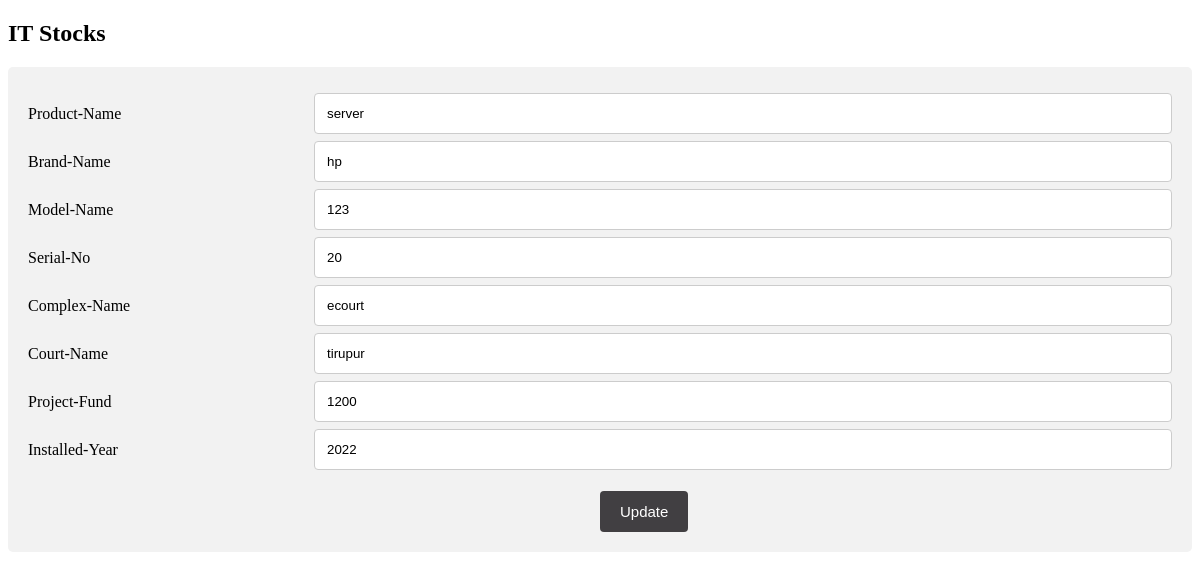
/it_stocks_update.php?IT_Stocks_id=5009, run on the app's committed database.
### tables this page shows
CREATE TABLE `itstocks` (
  `IT_Stocks_id` int(255) NOT NULL,
  `Product_Name` varchar(255) NOT NULL,
  `Brand_Name` varchar(255) NOT NULL,
  `Model_Name` varchar(255) NOT NULL,
  `Serial_No` varchar(255) NOT NULL,
  `Complex_Name` varchar(255) NOT NULL,
  `Court_Name` varchar(255) NOT NULL,
  `Project_Fund` varchar(255) NOT NULL,
  `Installed_Year` varchar(255) NOT NULL,
  `DateOfPurchase` date NOT NULL,
  `expiry` date NOT NULL
);

### it_stocks_update.php (the view, shortened to what this page needs)
<?php
require_once "db.php";
$result = mysqli_query($conn,"SELECT * FROM itstocks WHERE IT_Stocks_id='" . $_GET['IT_Stocks_id'] . "'");
$row= mysqli_fetch_array($result);
?>
<!DOCTYPE html>
<html>
<head>
</head>
<body>
<h2>IT Stocks</h2>
<div class="container">
  <form action="<?php echo htmlspecialchars($_SERVER["PHP_SELF"]); ?>" method="post">
    <div class="row">
      <div class="col-25">
        <label for="Product-Name">Product-Name</label>
      </div>
      <div class="col-75">
        <input type="text" id="Product-Name" name="Product-Name" pattern="[a-zA-Z]+" oninvalid="alert('Enter a valid Product-Name ');" value="<?php echo $row['Product_Name'];?>" required >
      </div>
    </div>
    <div class="row">
      <div class="col-25">
        <label for="Brand-Name">Brand-Name</label>
      </div>
      <div class="col-75">
        <input type="text" id="Brand-Name" name="Brand-Name" pattern="[a-zA-Z]+" oninvalid="alert('Enter a valid Brand-Name name');" value="<?php echo $row['Brand_Name'];?>" required>
      </div>
    </div>
    <div class="row">
      <div class="col-25">
        <label for="Model-Name">Model-Name</label>
      </div>
      <div class="col-75">
        <input type="text" id="Model-Name" name="Model-Name" pattern="[a-zA-Z0-9]+" oninvalid="alert('Enter a valid Model-Name name');" value="<?php echo $row['Model_Name'];?>" required>
      </div>
    </div>
    <div class="row">
      <div class="col-25">
        <label for="Serial-No">Serial-No</label>
      </div>
      <div class="col-75">
        <input type="text" id="Serial-No" name="Serial-No" pattern="[ a-zA-Z0-9 ]*" oninvalid="alert('Enter a valid Serial-No ');" value="<?php echo $row['Serial_No'];?>" required>
      </div>
    </div>
    <div class="row">
      <div class="col-25">
        <label for="Complex-Name">Complex-Name</label>
      </div>
      <div class="col-75">
        <input type="text" id="Complex-Name" name="Complex-Name" pattern="[a-z A-Z [-]a-zA-Z]+" oninvalid="alert('Enter a valid Complex-Name ');" value="<?php echo $row['Complex_Name'];?>" required>
      </div>
    </div>
    <div class="row">
      <div class="col-25">
        <label for="Court-Name">Court-Name</label>
      </div>
      <div class="col-75">
        <input type="text" id="Court-Name" name="Court-Name" pattern="[a-z A-Z]+" oninvalid="alert('Enter a valid Court-Name');" value="<?php echo $row['Court_Name'];?>" required>
      </div>
    </div>
    <div class="row">
      <div class="col-25">
        <label for="Project-Fund">Project-Fund</label>
      </div>
      <div class="col-75">
        <input type="text" id="Project-Fund" name="Project-Fund" pattern="[a-zA-Z[-]a-zA-Z[-]a-zA-Z]+" oninvalid="alert('Enter a valid Project-Fund');" value="<?php echo $row['Project_Fund'];?>" required>
      </div>
    </div>
    <div class="row">
      <div class="col-25">
        <label for="Installed-Year">Installed-Year</label>
      </div>
      <div class="col-75">
        <input type="text" id="Installed-Year" name="Installed-Year" pattern="[ 0-9 ]*" oninvalid="alert('Enter a valid Installed-Year');" value="<?php echo $row['Installed_Year'];?>" required>
      </div>
    </div>
    <div class="row">
      <div class="space">
      <input type="submit" value="Update" name="submit">
      </div>
    </div>
  </form>
</div>
</body>
</html>

### it_stocks_update.php (style rules this page uses)
* { box-sizing: border-box; }
input[type=text], select, textarea { width: 100%; padding: 12px; border: 1px solid #ccc; border-radius: 4px; resize: vertical; }
label { padding: 12px 12px 12px 0; display: inline-block; }
input[type=submit] { background-color: #413F42; color: white; padding: 12px 20px; border: none; border-radius: 4px; cursor: pointer; position:relative; left:50%; font-size:15px; }
.space { padding:20px 0px 0px 0px; }
.container { border-radius: 5px; background-color: #f2f2f2; padding: 20px; }
.col-25 { float: left; width: 25%; margin-top: 6px; }
.col-75 { float: left; width: 75%; margin-top: 6px; }
.row:after { content: ""; display: table; clear: both; }

### data on the page
itstocks: Product-Name "server", Brand-Name "hp", Model-Name "123", Serial-No "20", Complex-Name "ecourt", Court-Name "tirupur", Project-Fund "1200", Installed-Year "2022"
